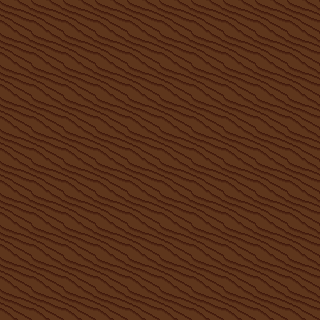

A 2D game scene composited from a Tiled map and its tileset images. What follows is a short description and the map's XML, with every tile layer's data as written:
An orthogonal 10x10 tile map with 32x32 px tiles, 1 tile layer (Camada de Tiles 1).

<map version="1.0" orientation="orthogonal" renderorder="right-down" width="10" height="10" tilewidth="32" tileheight="32">
 <tileset firstgid="1" name="wall" tilewidth="32" tileheight="32">
  <image source="wall.png" width="32" height="32" />
 </tileset>
 <layer name="Camada de Tiles 1" width="10" height="10">
  <data>
   <tile gid="1" />
   <tile gid="1" />
   <tile gid="1" />
   <tile gid="1" />
   <tile gid="1" />
   <tile gid="1" />
   <tile gid="1" />
   <tile gid="1" />
   <tile gid="1" />
   <tile gid="1" />
   <tile gid="1" />
   <tile gid="1" />
   <tile gid="1" />
   <tile gid="1" />
   <tile gid="1" />
   <tile gid="1" />
   <tile gid="1" />
   <tile gid="1" />
   <tile gid="1" />
   <tile gid="1" />
   <tile gid="1" />
   <tile gid="1" />
   <tile gid="1" />
   <tile gid="1" />
   <tile gid="1" />
   <tile gid="1" />
   <tile gid="1" />
   <tile gid="1" />
   <tile gid="1" />
   <tile gid="1" />
   <tile gid="1" />
   <tile gid="1" />
   <tile gid="1" />
   <tile gid="1" />
   <tile gid="1" />
   <tile gid="1" />
   <tile gid="1" />
   <tile gid="1" />
   <tile gid="1" />
   <tile gid="1" />
   <tile gid="1" />
   <tile gid="1" />
   <tile gid="1" />
   <tile gid="1" />
   <tile gid="1" />
   <tile gid="1" />
   <tile gid="1" />
   <tile gid="1" />
   <tile gid="1" />
   <tile gid="1" />
   <tile gid="1" />
   <tile gid="1" />
   <tile gid="1" />
   <tile gid="1" />
   <tile gid="1" />
   <tile gid="1" />
   <tile gid="1" />
   <tile gid="1" />
   <tile gid="1" />
   <tile gid="1" />
   <tile gid="1" />
   <tile gid="1" />
   <tile gid="1" />
   <tile gid="1" />
   <tile gid="1" />
   <tile gid="1" />
   <tile gid="1" />
   <tile gid="1" />
   <tile gid="1" />
   <tile gid="1" />
   <tile gid="1" />
   <tile gid="1" />
   <tile gid="1" />
   <tile gid="1" />
   <tile gid="1" />
   <tile gid="1" />
   <tile gid="1" />
   <tile gid="1" />
   <tile gid="1" />
   <tile gid="1" />
   <tile gid="1" />
   <tile gid="1" />
   <tile gid="1" />
   <tile gid="1" />
   <tile gid="1" />
   <tile gid="1" />
   <tile gid="1" />
   <tile gid="1" />
   <tile gid="1" />
   <tile gid="1" />
   <tile gid="1" />
   <tile gid="1" />
   <tile gid="1" />
   <tile gid="1" />
   <tile gid="1" />
   <tile gid="1" />
   <tile gid="1" />
   <tile gid="1" />
   <tile gid="1" />
   <tile gid="1" />
  </data>
 </layer>
</map>